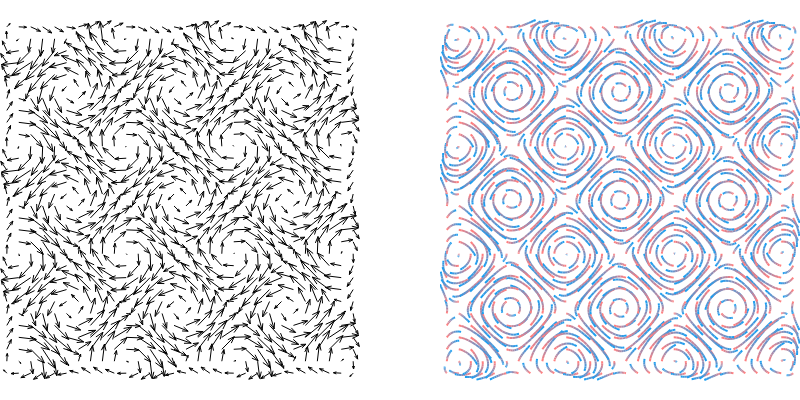

The code cell stored with this chart in its notebook:
### Code cell
import sys
import os
sys.path.append(os.path.abspath('..'))

import numpy as np
import plotly.graph_objects as go
import plotly.express as px

from diffusion_geometry.visualisation import *
from plotly.subplots import make_subplots
from diffusion_geometry import Function, VectorField, Form
from generate_data import gen_2d_data
from diffusion_geometry import DiffusionGeometry
from methods.pde import solve_differential_operator


# ------------------------------------------------------------
# Utilities
# ------------------------------------------------------------

def sample_perturbed_grid(range_x, range_y, num_x, num_y, noise_strength=0):
    x_lin = np.linspace(range_x[0], range_x[1], num_x)
    y_lin = np.linspace(range_y[0], range_y[1], num_y)
    x_grid, y_grid = np.meshgrid(x_lin, y_lin)
    data = np.column_stack([x_grid.ravel(), y_grid.ravel()])
    data += noise_strength * np.random.randn(*data.shape)
    return data


# Viridis colorscale from Plotly
viridis = px.colors.sequential.Viridis


def sample_colorscale(colorscale, t):
    """
    Linearly sample a Plotly colorscale at position t ∈ [0, 1].
    Supports:
    - ["#RRGGBB", "#RRGGBB", ...]
    - [(pos, "#RRGGBB"), ...]
    """

    t = 1 - t

    # NEW: normalise to list of color strings
    if isinstance(colorscale[0], (list, tuple)):
        colors = [c[1] for c in colorscale]
    else:
        colors = colorscale

    n = len(colors)
    idx = t * (n - 1)
    low = int(np.floor(idx))
    high = int(np.ceil(idx))
    frac = idx - low

    def parse_rgb(s):
        if s.startswith("#"):
            s = s.lstrip("#")
            return np.array([int(s[i:i+2], 16) for i in (0, 2, 4)])
        nums = s.strip("rgb() ").split(",")
        return np.array([int(v) for v in nums])

    c_low = parse_rgb(colors[low])
    c_high = parse_rgb(colors[high])
    c = (1 - frac) * c_low + frac * c_high

    return f"rgb({int(c[0])},{int(c[1])},{int(c[2])})"



# ------------------------------------------------------------
# Main figure
# ------------------------------------------------------------

def figure1(fig):
    num_x = 30
    num_y = 30
    x_lim = [-10, 10]
    y_lim = [-10, 10]
    
    data = sample_perturbed_grid(
        range_x=x_lim, range_y=y_lim,
        num_x=num_x, num_y=num_y,
        noise_strength=0.0
    )

    dg = DiffusionGeometry.from_point_cloud(data, n_function_basis=900)

    # Vector field
    X_coeffs = np.zeros((data.shape[0], 2))
    x, y = data[:, 0], data[:, 1]
    X_coeffs[:, 0] = -np.sin(y)
    X_coeffs[:, 1] = np.sin(x)

    X = VectorField.from_pointwise_basis(X_coeffs, dg)

    # Plot quiver
    fig1 = plot_quiver_2d(data, X.to_ambient(),
                          scale=1, line_width=1, arrow_scale=0.4)
    fig.add_traces(list(fig1.data), rows=1, cols=1)

    # Solve ODE in eigenbasis
    def solve_ode(X: VectorField, f: Function, ts: np.array, dg):
        from scipy.linalg import expm
        X_matrix = X(Function.from_pointwise_basis(dg.cache.u.T, dg)).coeffs.T
        
        res = []
        for t in ts:
            y = expm(t * X_matrix) @ f.coeffs
            f_t = Function.from_coeffs(y, dg)
            res.append(f_t.to_ambient())
        return res

    f_x_list = Function.from_pointwise_basis(x, dg)
    f_y_list = Function.from_pointwise_basis(y, dg)

    num_steps = 10
    final_time = 1.5
    ts = np.linspace(0, final_time, num_steps)
    res_x = solve_ode(X, f_x_list, ts, dg)
    res_y = solve_ode(X, f_y_list, ts, dg)

    res_x = np.array(res_x).T
    res_y = np.array(res_y).T

    mycolorscale=[
            [0.0, "#00a2ff"],
            [1.0, "#ff7f7f"]
            ]

    for i in range(res_x.shape[0]):

        x_traj = res_x[i]
        y_traj = res_y[i]

        # scalar values along the trajectory (for coloring)
        tvals = np.linspace(0, 1, num_steps)

        # build line segments
        for k in range(num_steps - 1):
            segment_x = [x_traj[k], x_traj[k+1]]
            segment_y = [y_traj[k], y_traj[k+1]]

            # color for this segment
            c = tvals[k]

            seg = go.Scatter(
                x=segment_x,
                y=segment_y,
                mode="lines",
                line=dict(
                    width=2,
                    color=sample_colorscale(mycolorscale, c)
                ),
                hoverinfo="skip",
                showlegend=False
            )

            fig.add_trace(seg, row=1, col=2)

    # fig_dots = plot_scatter_2d(data, color='black', size=2)
    # fig.add_traces(list(fig_dots.data), rows=1, cols=2)
    


# ------------------------------------------------------------
# Build final plot
# ------------------------------------------------------------

num_rows = 1
num_cols = 2

specs = [
    [{"type": "xy"}] * num_cols
]

fig = make_subplots(
    rows=num_rows,
    cols=num_cols,
    specs=specs,
    horizontal_spacing=0.1,
    vertical_spacing=0.05,
    shared_xaxes=True,
    shared_yaxes=True
)

figure1(fig)

camera = dict(
    eye=dict(x=0, y=5, z=0),
    up=dict(x=0, y=0, z=1),
    center=dict(x=0, y=0, z=0)
)

for i in range(1, num_rows * num_cols + 1):
    scene_key = f"scene{i}" if i > 1 else "scene"
    fig.update_layout({
        scene_key: dict(camera=camera, aspectmode="data")
    })

fig.update_layout(width=800, height=400)

clean_fig(fig)

for r in range(num_rows):
    for c in range(num_cols):
        fig.update_xaxes(scaleanchor=f"y{c+1}", scaleratio=1, row=r+1, col=c+1)
        fig.update_yaxes(scaleanchor=f"x{c+1}", scaleratio=1, row=r+1, col=c+1)


clean_fig(fig)
fig.update_layout(margin=dict(l=0, r=0, t=0, b=0))


fig.write_image("figs/integral_curve.pdf", scale=1)

fig.show()
